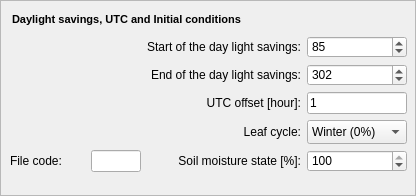
    <widget class="QFrame" name="frame_8">
     <property name="frameShape">
      <enum>QFrame::StyledPanel</enum>
     </property>
     <property name="frameShadow">
      <enum>QFrame::Raised</enum>
     </property>
     <widget class="QLabel" name="label_20">
      <property name="geometry">
       <rect>
        <x>12</x>
        <y>12</y>
        <width>275</width>
        <height>16</height>
       </rect>
      </property>
      <property name="text">
       <string>&lt;!DOCTYPE HTML PUBLIC &quot;-//W3C//DTD HTML 4.0//EN&quot; &quot;http://www.w3.org/TR/REC-html40/strict.dtd&quot;&gt;
&lt;html&gt;&lt;head&gt;&lt;meta name=&quot;qrichtext&quot; content=&quot;1&quot; /&gt;&lt;style type=&quot;text/css&quot;&gt;
p, li { white-space: pre-wrap; }
&lt;/style&gt;&lt;/head&gt;&lt;body style=&quot; font-family:'MS Shell Dlg 2'; font-size:7.8pt; font-weight:400; font-style:normal;&quot;&gt;
&lt;p style=&quot; margin-top:0px; margin-bottom:0px; margin-left:0px; margin-right:0px; -qt-block-indent:0; text-indent:0px;&quot;&gt;&lt;span style=&quot; font-size:8pt; font-weight:600;&quot;&gt;Daylight savings, UTC and Initial conditions&lt;/span&gt;&lt;/p&gt;&lt;/body&gt;&lt;/html&gt;</string>
      </property>
     </widget>
     <widget class="QWidget" name="layoutWidget">
      <property name="geometry">
       <rect>
        <x>10</x>
        <y>36</y>
        <width>397</width>
        <height>151</height>
       </rect>
      </property>
      <layout class="QGridLayout" name="gridLayout_4">
       <item row="1" column="2">
        <widget class="QLabel" name="label_4">
         <property name="text">
          <string>End of the day light savings:</string>
         </property>
         <property name="alignment">
          <set>Qt::AlignRight|Qt::AlignTrailing|Qt::AlignVCenter</set>
         </property>
         <property name="buddy">
          <cstring></cstring>
         </property>
        </widget>
       </item>
       <item row="0" column="2">
        <widget class="QLabel" name="label_3">
         <property name="text">
          <string>Start of the day light savings:</string>
         </property>
         <property name="alignment">
          <set>Qt::AlignRight|Qt::AlignTrailing|Qt::AlignVCenter</set>
         </property>
         <property name="buddy">
          <cstring></cstring>
         </property>
        </widget>
       </item>
       <item row="0" column="3">
        <widget class="QSpinBox" name="spinBoxStartDLS">
         <property name="maximumSize">
          <size>
           <width>100</width>
           <height>22</height>
          </size>
         </property>
         <property name="maximum">
          <number>366</number>
         </property>
         <property name="singleStep">
          <number>1</number>
         </property>
         <property name="value">
          <number>85</number>
         </property>
        </widget>
       </item>
       <item row="2" column="2">
        <widget class="QLabel" name="label_22">
         <property name="text">
          <string>UTC offset [hour]:</string>
         </property>
         <property name="alignment">
          <set>Qt::AlignRight|Qt::AlignTrailing|Qt::AlignVCenter</set>
         </property>
        </widget>
       </item>
       <item row="3" column="2">
        <widget class="QLabel" name="label_16">
         <property name="text">
          <string>Leaf cycle:</string>
         </property>
         <property name="alignment">
          <set>Qt::AlignRight|Qt::AlignTrailing|Qt::AlignVCenter</set>
         </property>
        </widget>
       </item>
       <item row="4" column="3">
        <widget class="QSpinBox" name="spinBoxSoilMoisture">
         <property name="maximumSize">
          <size>
           <width>100</width>
           <height>22</height>
          </size>
         </property>
         <property name="maximum">
          <number>100</number>
         </property>
         <property name="singleStep">
          <number>5</number>
         </property>
         <property name="value">
          <number>100</number>
         </property>
        </widget>
       </item>
       <item row="4" column="1">
        <widget class="QLineEdit" name="fileCodeLineEdit">
         <property name="enabled">
          <bool>true</bool>
         </property>
         <property name="maximumSize">
          <size>
           <width>50</width>
           <height>22</height>
          </size>
         </property>
         <property name="text">
          <string/>
         </property>
        </widget>
       </item>
       <item row="4" column="0">
        <widget class="QLabel" name="label_7">
         <property name="text">
          <string>File code:</string>
         </property>
        </widget>
       </item>
       <item row="2" column="3">
        <widget class="QLineEdit" name="lineEditUTC">
         <property name="maximumSize">
          <size>
           <width>100</width>
           <height>22</height>
          </size>
         </property>
         <property name="text">
          <string>1</string>
         </property>
        </widget>
       </item>
       <item row="3" column="3">
        <widget class="QComboBox" name="comboBoxLeafCycle">
         <property name="enabled">
          <bool>true</bool>
         </property>
         <property name="maximumSize">
          <size>
           <width>100</width>
           <height>16777215</height>
          </size>
         </property>
         <property name="currentIndex">
          <number>1</number>
         </property>
         <property name="sizeAdjustPolicy">
          <enum>QComboBox::AdjustToMinimumContentsLengthWithIcon</enum>
         </property>
         <item>
          <property name="text">
           <string/>
          </property>
         </item>
         <item>
          <property name="text">
           <string>Winter (0%)</string>
          </property>
         </item>
         <item>
          <property name="text">
           <string>Early spring (25%)</string>
          </property>
         </item>
         <item>
          <property name="text">
           <string>Spring (50%)</string>
          </property>
         </item>
         <item>
          <property name="text">
           <string>Late Spring (75%)</string>
          </property>
         </item>
         <item>
          <property name="text">
           <string>Summer (100%)</string>
          </property>
         </item>
         <item>
          <property name="text">
           <string>Early Autumn (75%)</string>
          </property>
         </item>
         <item>
          <property name="text">
           <string>Autumn (50%)</string>
          </property>
         </item>
         <item>
          <property name="text">
           <string>Late Autumn (75%)</string>
          </property>
         </item>
        </widget>
       </item>
       <item row="4" column="2">
        <widget class="QLabel" name="label_23">
         <property name="text">
          <string>Soil moisture state [%]:</string>
         </property>
         <property name="alignment">
          <set>Qt::AlignRight|Qt::AlignTrailing|Qt::AlignVCenter</set>
         </property>
         <property name="buddy">
          <cstring></cstring>
         </property>
        </widget>
       </item>
       <item row="1" column="3">
        <widget class="QSpinBox" name="spinBoxEndDLS">
         <property name="maximumSize">
          <size>
           <width>100</width>
           <height>22</height>
          </size>
         </property>
         <property name="maximum">
          <number>366</number>
         </property>
         <property name="singleStep">
          <number>1</number>
         </property>
         <property name="value">
          <number>302</number>
         </property>
        </widget>
       </item>
       <item row="5" column="2">
        <spacer name="verticalSpacer_3">
         <property name="orientation">
          <enum>Qt::Vertical</enum>
         </property>
         <property name="sizeHint" stdset="0">
          <size>
           <width>20</width>
           <height>40</height>
          </size>
         </property>
        </spacer>
       </item>
      </layout>
     </widget>
    </widget>
